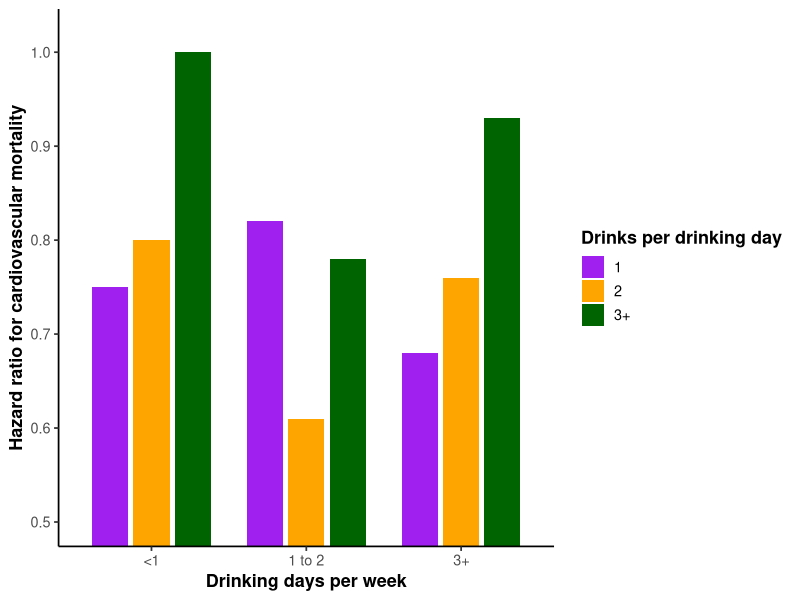
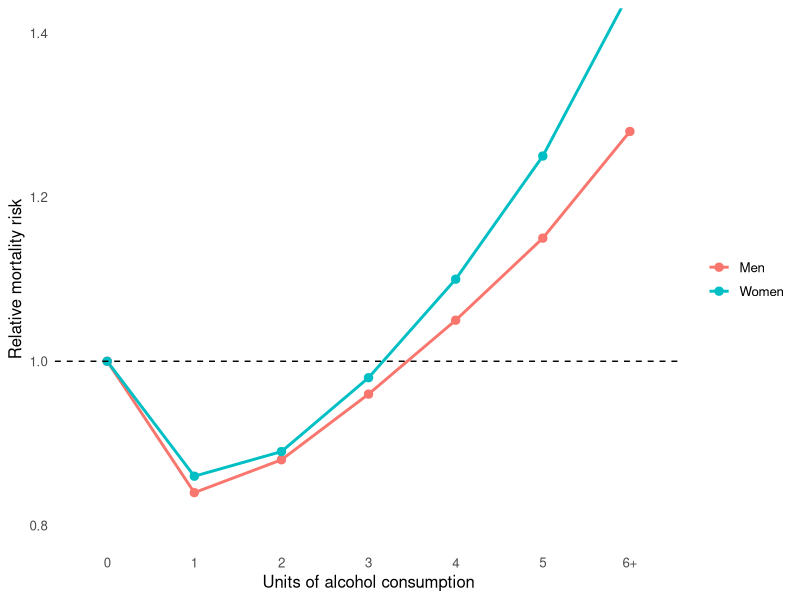
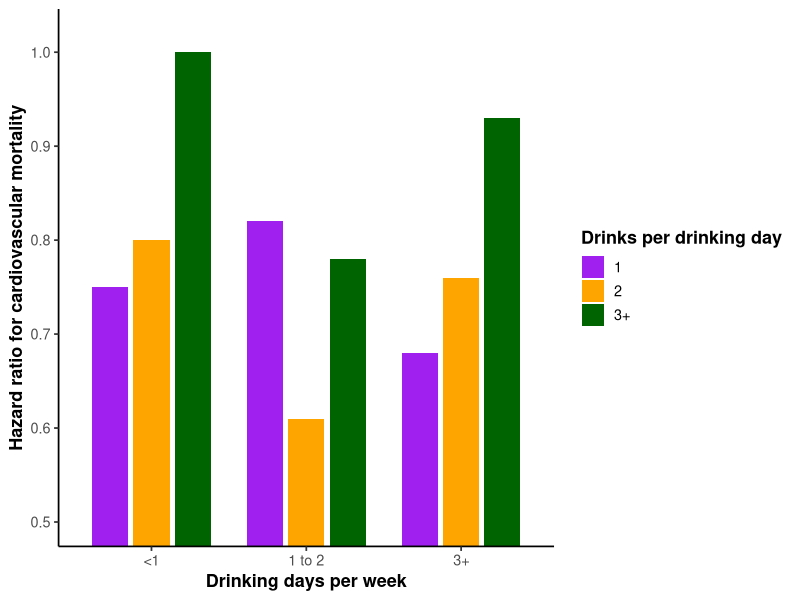

Source code (R) for these figures, in order:
library(ggplot2)

### Create Exhibit 1

# Generate synthetic data on relative mortality risk by alcohol intake category
df <- data.frame(
  alcohol = factor(
    rep(c("0", "1", "2", "3", "4", "5", "6+"), 2),
    levels = c("0", "1", "2", "3", "4", "5", "6+")
  ),
  risk = c(
    # Men
    1.00, 0.84, 0.88, 0.96, 1.05, 1.15, 1.28,
    # Women
    1.00, 0.86, 0.89, 0.98, 1.10, 1.25, 1.45
  ),
  sex = factor(
    rep(c("Men", "Women"), each = 7),
    levels = c("Men", "Women")
  )
)

p <- ggplot(
  df,
  aes(x = alcohol, y = risk, group = sex, colour = sex)
) +
  geom_line(linewidth = 1) +
  geom_point(size = 2.5) +
  geom_hline(
    yintercept = 1,
    linetype = "dashed",
    linewidth = 0.5
  ) +
  coord_cartesian(ylim = c(0.8, 1.4)) +
  labs(
    x = "Units of alcohol consumption",
    y = "Relative mortality risk",
    colour = NULL
  ) +
  theme_minimal(base_size = 12) +
  theme(
    panel.grid = element_blank()
  )

ggsave(
  filename = "exhibit1.png",
  plot = p,
  width = 7,
  height = 4.5,
  units = "in",
  dpi = 300
)


### Exhibit 2

df <- data.frame(
  drinking_days = rep(c("<1", "1 to 2", "3+"), each = 3),
  drinks_per_day = rep(c("1", "2", "3+"), times = 3),
  
  # Fictitional data
  hr = c(
    0.75, 0.80, 1.00,  # <1 drinking day/week
    0.82, 0.61, 0.78,  # 1-2 drinking days/week
    0.68, 0.76, 0.93   # 3+ drinking days/week
  )
)

df$drinking_days <- factor(
  df$drinking_days,
  levels = c("<1", "1 to 2", "3+")
)

df$drinks_per_day <- factor(
  df$drinks_per_day,
  levels = c("1", "2", "3+")
)

p <- ggplot(
  df,
  aes(
    x = drinking_days,
    y = hr,
    fill = drinks_per_day
  )
) +
  geom_col(
    position = position_dodge(width = 0.8),
    width = 0.7
  ) +
  scale_y_continuous(
    breaks = seq(0.5, 1.0, 0.1)
  ) +
  scale_fill_manual(
    values = c(
      "1"  = "purple",
      "2"  = "orange",
      "3+" = "darkgreen"
    )
  ) +
  coord_cartesian(
    ylim = c(0.5, 1.02)
  ) +
  labs(
    x = "Drinking days per week",
    y = "Hazard ratio for cardiovascular mortality",
    fill = "Drinks per drinking day"
  ) +
  theme_classic(base_size = 13) +
  theme(
    legend.title = element_text(face = "bold"),
    axis.title = element_text(face = "bold"),
    panel.grid = element_blank()
  )

print(p)

ggsave(
  "exhibit2.png",
  plot = p,
  width = 7,
  height = 5,
  dpi = 300
)
